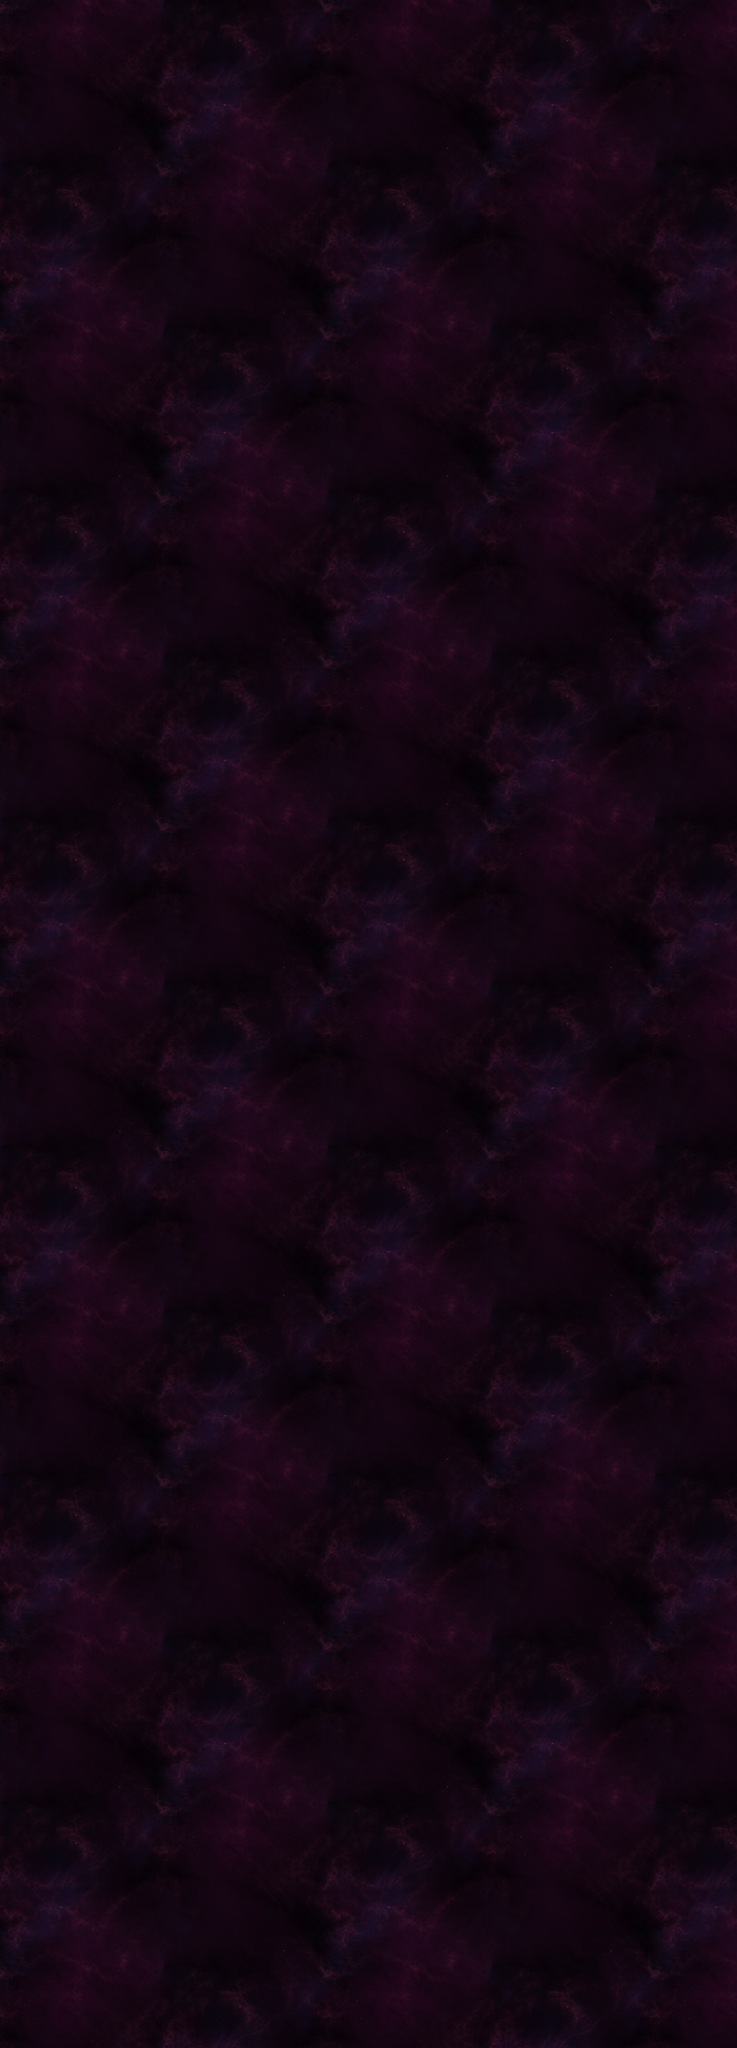

This is a level from a 2D game, rendered from its Tiled map with the project's own tilesets. A one-line summary and the map file follow, with tile-layer data summarised:
An orthogonal 72x200 tile map with 32x32 px tiles, 3 tile layers (Background2, Background, Ground) and 33 objects.

<map version="1.2" tiledversion="1.3.1" orientation="orthogonal" renderorder="right-down" compressionlevel="0" width="72" height="200" tilewidth="32" tileheight="32" infinite="0" nextlayerid="39" nextobjectid="379">
 <tileset firstgid="1" name="purple_nebula" tilewidth="32" tileheight="32" tilecount="1024" columns="32">
  <image source="../Textures/purple_nebula.png" width="1024" height="1024" />
 </tileset>
 <layer id="30" name="Background2" width="72" height="200" opacity="0.5">
  <properties>
   <property name="Parallax" type="float" value="0.3" />
  </properties>
  <data>[14400 cells, 0 non-empty, 0 distinct tile ids]</data>
 </layer>
 <layer id="34" name="Background" width="72" height="200">
  <properties>
   <property name="Parallax " type="float" value="1" />
  </properties>
  <data>[14400 cells, 14400 non-empty, 1024 distinct tile ids]</data>
 </layer>
 <layer id="38" name="Ground" width="72" height="200">
  <properties>
   <property name="Navigation" type="int" value="1" />
   <property name="Parallax" type="float" value="1" />
  </properties>
  <data>[14400 cells, 0 non-empty, 0 distinct tile ids]</data>
 </layer>
 <objectgroup id="11" name="AsteroidSpawn">
  <object id="332" x="902.667" y="860" width="50.6667" height="41.3333" />
  <object id="333" x="1414.67" y="1010.67" width="50.6667" height="58.6667" />
  <object id="335" x="1716" y="1752" width="44" height="44" />
  <object id="343" x="1322" y="1490" width="36" height="33" />
  <object id="345" x="728" y="1108" width="47" height="49" />
  <object id="346" x="1424.24" y="4100" width="54.5455" height="48.4848" />
  <object id="347" x="918.182" y="3987.88" width="21.2121" height="42.4242" />
  <object id="349" x="1751.03" y="3621.45" width="33.3333" height="24.2424" />
  <object id="350" x="266.667" y="3330.3" width="36.3636" height="45.4545" />
  <object id="351" x="1766.67" y="2603.03" width="39.3939" height="51.5152" />
  <object id="352" x="1512.12" y="3003.03" width="48.4848" height="33.3333" />
  <object id="353" x="1237.39" y="3271.82" width="12.1212" height="51.5152" />
  <object id="354" x="945.818" y="3023.03" width="3.0303" height="36.3636" />
  <object id="357" x="530.303" y="2969.7" width="9.09091" height="15.1515" />
  <object id="358" x="763.636" y="2478.55" width="27.2727" height="39.3939" />
  <object id="359" x="745.455" y="2084.85" width="24.2424" height="30.303" />
  <object id="360" x="528.97" y="1611.03" width="24.2424" height="36.3636" />
  <object id="361" x="1732.36" y="1303.27" width="33.3333" height="39.3939" />
  <object id="362" x="284.848" y="4666.67" width="24.2424" height="30.303" />
  <object id="363" x="1310.18" y="4488.12" width="27.2727" height="66.6667" />
  <object id="364" x="1784.85" y="4448.48" width="39.3939" height="69.697" />
  <object id="365" x="393.939" y="4054.55" width="45.4545" height="12.1212" />
  <object id="366" x="690.909" y="3612.12" width="15.1515" height="39.3939" />
  <object id="367" x="1248.48" y="2518.18" width="33.3333" height="30.303" />
  <object id="368" x="1572.73" y="2236.36" width="51.5152" height="21.2121" />
  <object id="369" x="433.333" y="2239.39" width="69.697" height="24.2424" />
  <object id="370" x="991.82" y="1999.03" width="36.3636" height="45.4545" />
  <object id="372" x="1232.24" y="2194.36" width="42.4242" height="48.4848" />
 </objectgroup>
 <objectgroup color="#00aa00" id="14" name="Colliders">
  <properties>
   <property name="Collision" type="bool" value="true" />
  </properties>
  <object id="375" x="-75.7576" y="-42.4242" width="2403.03" height="477.333" />
  <object id="376" x="1933.09" y="-57.5758" width="536.606" height="6527.27" />
  <object id="377" x="-215.879" y="-85.8168" width="444.606" height="6527.27" />
  <object id="378" x="-110.606" y="5911.52" width="2439.39" height="794.545" />
 </objectgroup>
 <objectgroup color="#aa0000" id="15" name="ColliderDmg">
  <properties>
   <property name="Damage" type="bool" value="true" />
  </properties>
 </objectgroup>
 <objectgroup color="#ff0000" id="17" name="Spawn">
  <object id="284" x="1091.33" y="4860" width="58" height="36" />
 </objectgroup>
</map>
